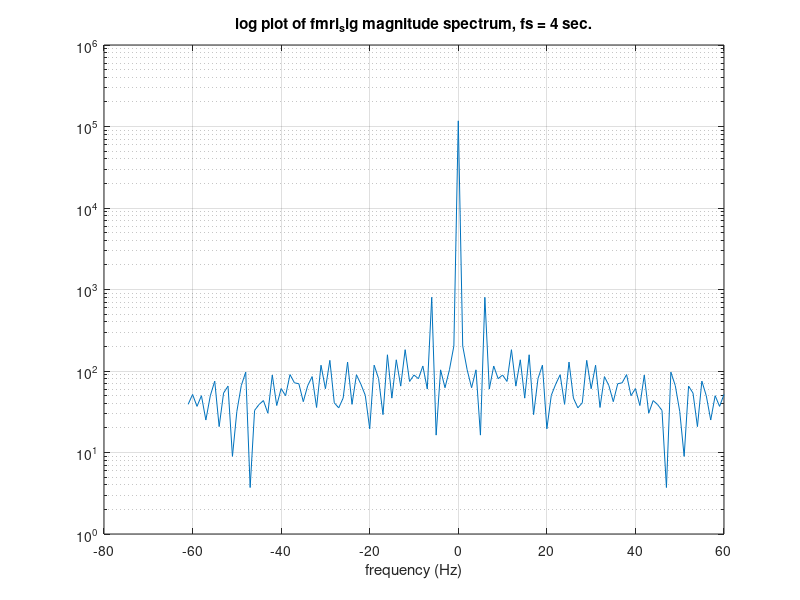
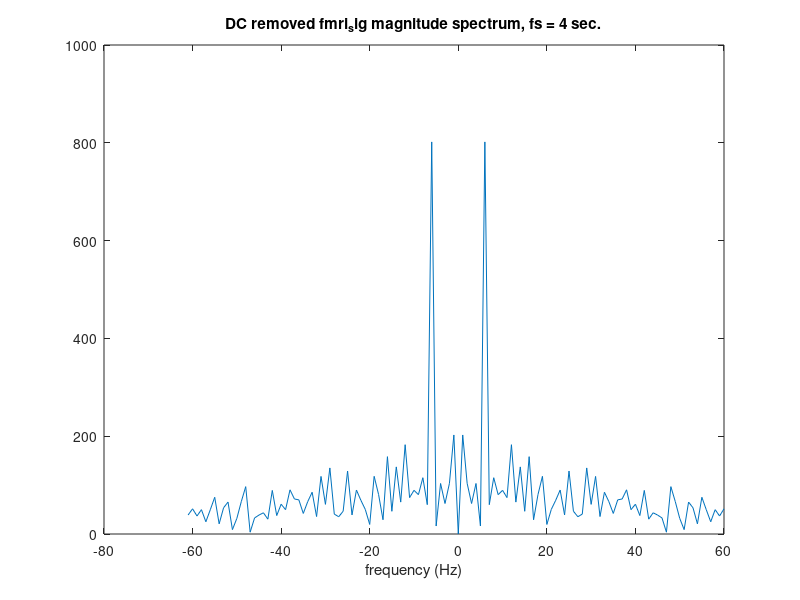
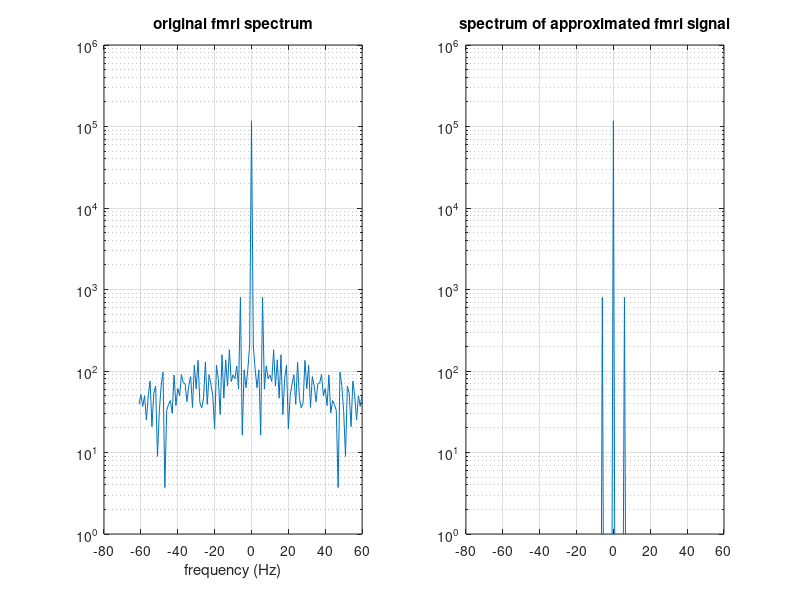
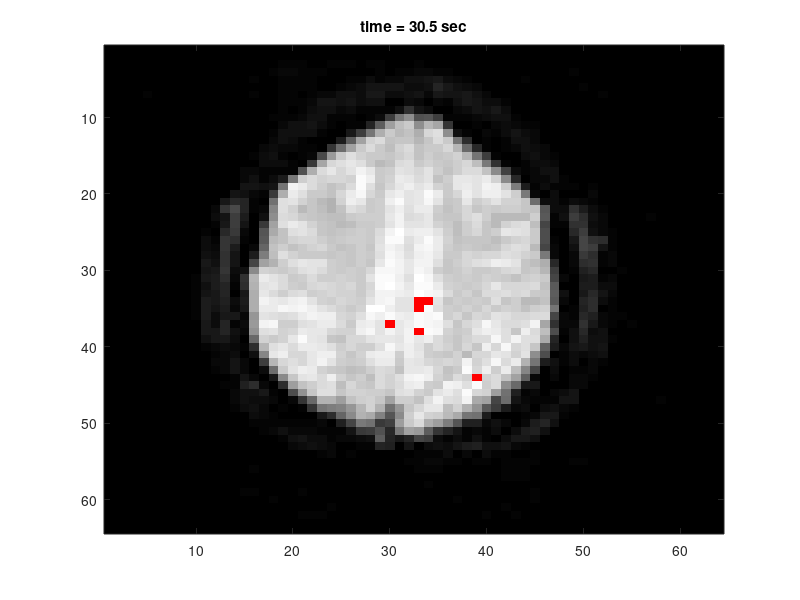

MATLAB code to generate these figures, in order: (Note: this script raises an error after producing the figures.)
%% Matt Bachmeier
% Lab05.2 
% ECE 203

%% Section 4.3 part a
% Write Matlab code to perform the following tasks:
% 1. load fmri signal file fmri_sig.mat. The variable name is s. Find the
% length of s, N
%
% ***** enter your code here to load the signal and find N

clc
clear all; close all; % clear the working memory and close all figure windows

load fmrisig.mat

N = length(s);

% 2. This signal is sampled at fs = 4 Hz. Generate the frequency axis "freq"
% that extends from -floor( N/2 ) : N - 1 - floor( N/2 ) using analog frequency Hz as
% unit. Compute DFT of s, S use fftshift to rearrange the spectral components. 
% Denote abs(S) as absS. 
fs = 4; 
%
% ***** enter your code here to evaluate fre, S (after fftshift) and absS

freq = -floor(N/2): N-1-floor(N/2);

S = fftshift(fft(s));
absS = abs(S);


% 3. plot absS vs freq using semilogy, turn on grid. Using title and label
% as given.
%
% ***** enter your code here for the semilogy plot of "absS" vs "freq"
figure,
semilogy(freq,absS), grid on
title(['log plot of fmri_sig magnitude spectrum, fs = ' int2str(fs) ' sec.'])
xlabel('frequency (Hz)')




%% part b. part c.
% Identify the dominant sinusoidal components
% Assuming a sampling rate of 4 samples/sec, what is the frequency (in Hz) 
% of the dominant sinusoidal component?
% 
% Note that the DC component S(0) = sum(s) so if mean(s) is removed, the
% DFT of s will not have a DC component. This way, the dominante frequency
% will be more easy to be discovered. Below are some instructions for
% preparing the code:
% 
% 1. remove mean of s, then compute its spectrum, call it SNoDC, and
% absolute value of the spectrum, call it absSNoDC.  
% 
% ***** enter your code here to produce absSNoDC

SNoDC = fftshift(fft(s - mean(s)));
absSNoDC = abs(SNoDC);

% 2. plot (not semilogy) of 'freq' vs 'absSNoDC.'
figure
% ***** enter your code here to plot 'absSNoDC' vs 'freq'
plot(freq,absSNoDC);
title(['DC removed fmri_sig magnitude spectrum, fs = ' int2str(fs) ' sec.'])
xlabel('frequency (Hz)')
 



% 3.  Manually identify the frequencies of the peaks of the DC removed
% spectrum
% ****** Given answer here: the frequencies at the peaks are: -6 and 6



% 4. Find the frequencies corresponding to the maximumm value of absSNoDC,
% denote it as maxval. Using matlab command "find" to find the indices of the
% peaks in absSNoDC, denote them as 'kidx.' Then translate those indices into 
% frequencies in Hz, called 'fidx.' Finally, print only those positive 
% frequencies denoted by variable 'pfidx.' 
% Note that the index corrsponding % 0 Hz is floor(N/2)+1. 
% 
% ****** enter code here for maxval, kidx, fidx and pfidx

maxval = max(absSNoDC);
kidx = find(absSNoDC>=maxval,2);
fidx = ((kidx - floor(N/2) - 1)/N)*fs;
pfidx = max(fidx);

fprintf('The dominant sinusoidal frequency is %g Hz\n',pfidx)
fprintf('Its magnitude is %g\n',maxval)
k0 = find(freq==0);
fprintf('The DC magnitude is %g\n',absS(k0))


%% Part d. 
% Find a good DC offset plus sinusoidal fit to the fMRI signal using the 
% magnitude and phase of the DFT coeffcients associated with the dominant 
% component. Plot and compare your fit with the raw data.
% 
% Note this task is not as easy as it looks. If we use the following
% formula, the result will not be correct since we use only absolute values
% of the complex amplitudes and hence miss out phase information. 
%
% sapp = (1/N)*(absS(k0)+maxval*cos(2*pi*pfidx/fs*[0:N-1]));
% 
% Instead, we borrow the complex amplitude values of the original (complex 
% valued) spectrum S to form the approximated spectrum Sapp. 
% Another caviar is that the frequency indices of S may have been shifted
% using fftshift. These include k0 and kidx. Thus, when Sapp is
% constructed, it needs to be fftshift before ifft to produce the time
% domain approximated signal sapp.
% 
% First construct Sapp to see if it gives the correct approximation
% of S with a DC component equal to S(k0) and two dominant sinusoids at kidx
% with complex amplitude equal to S(kidx). Note Sapp should have identical
% dimension as S.
% A trick is to initialize Sapp with a small random number at every
% frequency uniformly distributed over [0, 0.01]. To do so, we can use a
% Matlb function called 'rand.', see below.
Sapp = 1e-2*rand(size(S));  % this is initial value of Sapp
%
% ***** enter code here for approximated S, Sapp

Sapp(k0) = S(k0);
Sapp(kidx) = S(kidx);

% plot Sapp and original S within the same range axis([-2 2 1 1e6])
figure
subplot(1,2,1),semilogy(freq,absS),grid on
v1=axis; title('original fmri spectrum'),xlabel('frequency (Hz)')
subplot(1,2,2),semilogy(freq,abs(Sapp))
grid on, axis(v1)
title('spectrum of approximated fmri signal')

% Compute time domain approximated fmri signal using ifft and fftshift on
% Sapp
% 
% ***** enter the code here.

sapp = real(ifft(fftshift(Sapp)));

% plot approximated s and original s
tidx=[0:N-1]/fs; % unit in second
figure,
plot(tidx,s,'r:',tidx,real(sapp),'b'),
legend('original s','approx. s'),
xlabel('time (sec)')
title('original fmri signal and approximated fmri signal')

%% Relating above results to FMRI
% 
% Next, you will use the results above to map neural activity in the brain 
% using fMRI. In fMRI, a series of MRI brain images are collected over time. 
% Because oxgenated and deoxygenated hemoglobin have slightly different 
% magnetic characteristics, variations in the MRI intensity indicate areas 
% of the brain with increased blood flow and hence neural activity.
% The main challenge in fMRI is reliably detecting neural activity at 
% different spatial locations (pixels) in the brain. 
% The signals are noisy and the variation in intensity due to activation is
% very subtle. Consequently, statistical signal detection methods are routinely 
% used to derive an "activation" map; a 2-d binary image of active and 
% non-active brain regions. 
% 
% The objective of this problem is to develop an DFT-based procedure for 
% producing an activation map. To get you started, start with the simple 
% program fmri.m that inputs the images from the data file fmri.mat, both 
% of which are available on the moodle page. The basic idea is the compute
% the DFT of each pixel's time signal, and then check/detect the presence 
% of a peak at the frequency corresponding to the period of the activation 
% signal. In this case, the person was periodically tapping their finger, 
% as above, and a representative response from an activated pixel is given 
% in fmri_sig.mat. In developing your brain-mapping scheme, address/consider
% the following issues:
% 
%% load fmri data
% 
% (e.) Determine an appropriate threshold for deciding whether or not a pixel 
% is active. Discuss how and why you selected a particular threshold.
% 
% Although some of these code have been developed in earlier part of this
% lab. We choose to repeat them here so that it is easy to follow.
% Thus we begin by clear the working memory and close all graph windows
clear all; close all;
fs = 4; % samplling freuency = 4 hz
load fmri.mat
% contains 122 x 64 x 64 array called 'x', consisting of 122 MRI
% brain images of 64 by 64 pixels collected at 4 Hz sampling rate
% each image is 64x64 pixels
% time-length of image sequence = 122/4 = 30.5 second
% 
% default color map has 64 colors, so we scale x to have values from 0 to 63.
normfactor = 63/max(x(:)); 

% x is a 3D array and imagesc cannot display such a data structure Reshape
% will convert the data strucure to a 2D array. 
im = reshape(x(1,:,:),64,64);

% DefaultBrain is the first fmri image with each pixel value between 1 and
% 64. This variable DefaultBrain will be used in following analysis
DefaultBrain = 1 + normfactor*im;
image(DefaultBrain)

% show animation: this segment of code will play an animation on how the
% brain image varies over time. Later, our goal is to identify some pixels
% that has most visible time variation pattern. This/these pixel(s) will be
% called "activated" pixel(s)
[imax,xmax,ymax] = size(x);
for i=1:imax
    im = reshape(x(i,:,:),xmax,ymax);
    imagesc(im),title(['time = ' num2str(i/fs) ' sec']),
    pause(.1)
end

% In this part, we manipulate the color map so that the fmmri mage is gray
% scale while activated pixels will be highlighted in red color. This is
% just a nice trick for visualization. You do not need to know the details
% at this time if you do not want to. 
% 
% create a color map with all grey and one red color
grays = linspace(0,1,64)'; % generate 64-1 equally spaced subdivisions in [0, 1]
% The vector size is 64 x 1. gray = [0 1/63 2/63 ... 62/63 1]'
graymap = [grays grays grays]; % this is an index color map of 64 levels of gray
newmap = [ graymap ; [ 1 0 0 ] ]; % Add 65th row for red
colormap(newmap)

% Now, we will focus on the time series corresonding to x(:,1,1) (the (1,1)
% pixel. We will find its dominant sinusodial frequences kidx 
% first create the time series as follows
s = x(:,1,1); 
% Then compute its magnitude spectrum but WITHOUT shifting the frequency
% axis by N/2.
Smag=abs(fft(s));
% Next, remove DC S(0) by setting first element of Smag to 0. Remember in
% Matlab, array index begins with 1 instead of 0
Smag(1)=0; 
% Find the indices kidx where the magnitude spectrum reaches its maximum
Smagmax=max(Smag);
kidx = find(Smag==Smagmax); 
% 
% Above procedure may be repeated for each pixel of the fmri image
% sequence. Our goal is to find those pixels whose maximum magnitude
% spectrum are within certain percentage of a maximum value among all fmri
% data points. 
% 
% For this purpose you are going to develop a matlab function ScanPixels:
% function Decision = ScanPixels(fmriData,kidx,MagnitudeFraction,MaxFreqIndexDiff)
% where fmriData is the entire 3D array x loaded earlier in this section. 
% kidx is the set of frequency indices of maximum magnitude spectrum corresponding 
% to the (1,1) pixel computed above.
% An internal variable Maxfmri = maximum of all fmri data (entire 3D array)
% should be evaluated. 
% MagnitudeFraction is  a scaler in 0 to 1 that specifies the percentage of
% the Maxfmri as a threshold to determine activated pixels.
% 
% MaxFreqIndexDiff is a scalar such that if the frequency corresponding to 
% the maximum magnitude spectrum falls within the MaxFreqIndexDiff range,
% AND the magnitude of the spectrum at that frequency is within the MagnitudeFraction
% fraction of Maxfmri, then the pixel is deemed as activated.
% 
% Decision is a matrix of the same dimension as one fmri image and contains
% LOGICAL values of 0 or 1 (activated). for this, you need to initialize
% this variable as follows: 
% Decision = false(xmax,ymax);
% where [xmax, ymax] = dimension of a fmri image.
% Also, the (i,j)th element of Decision is set by testing the logic
% conditions: 
% (a) the k indices of the dominant sinusoids of (i,j) element's time
% series is within MaxFreqIndexDiff of those of kidx
% (b) the value of the corresponding Maximum Magnitude spectrum is no less 
% than MagnitudeFraction*Maxfmri
% 
% ***** write ScanPixels.m and save into a separate m-file. Then 
type ScanPixels.m;

% Now, test the ScanPixels function you wrote as follows:

MagnitudeFraction = 0.5; % 50%
MaxFreqIndexDiff = 0; % frequency must be identical to that of kidx
brain = DefaultBrain;
ActiveLocations = ScanPixels(x,kidx,MagnitudeFraction,MaxFreqIndexDiff);
brain(ActiveLocations) = 65; % Set active locations to index to red in color map.
image(brain);
title(['MagFrac = ' num2str(MagnitudeFraction(i)) ', MaxFreqIndexDiff = ' ...
num2str(MaxFreqIndexDiff)'] )
% fprintf('i = %3i\n',i)
% pause
% end
fprintf('\n\nDone\n')